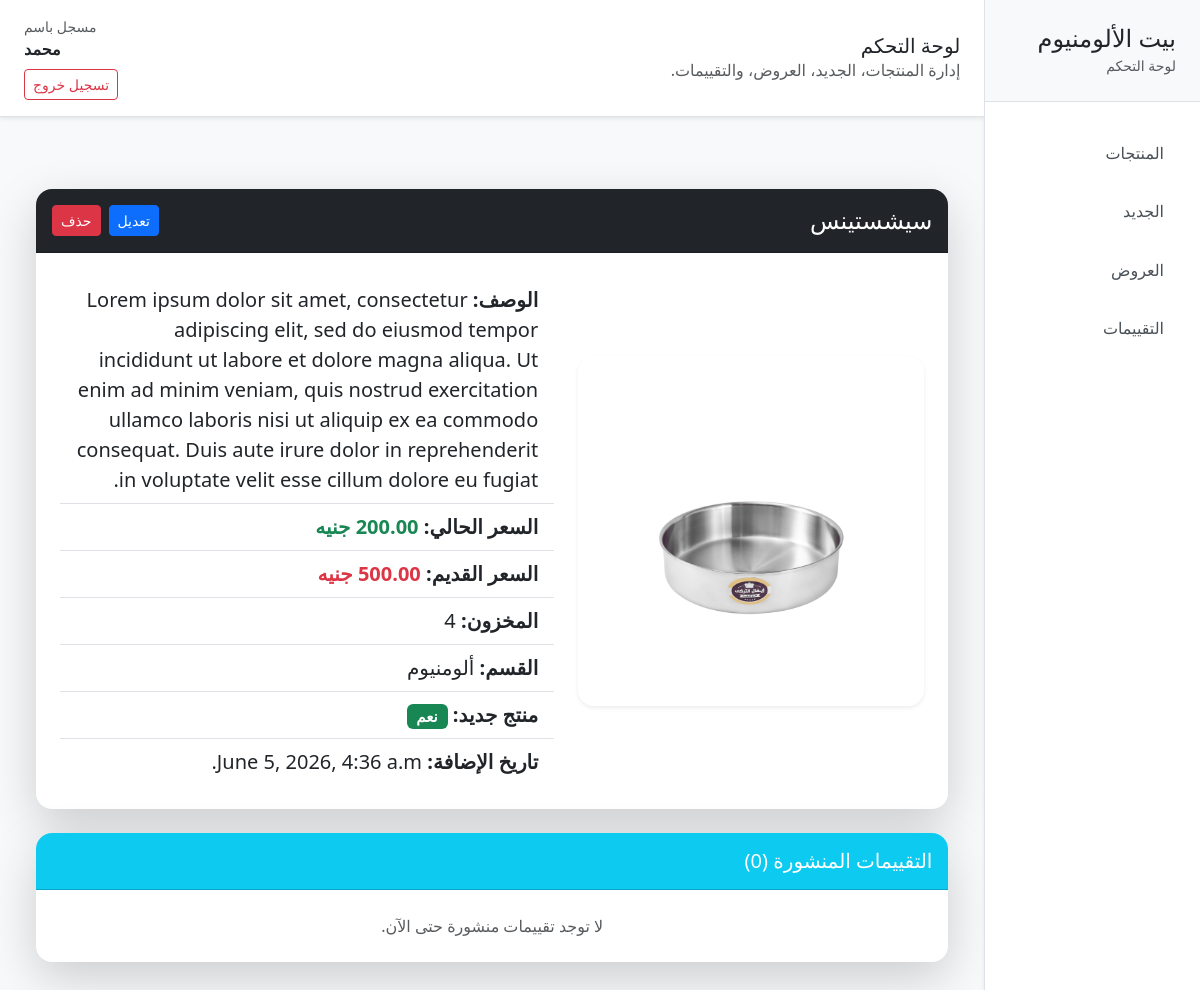
/2/details/ (signed in), run on an earlier commit of the app's database.
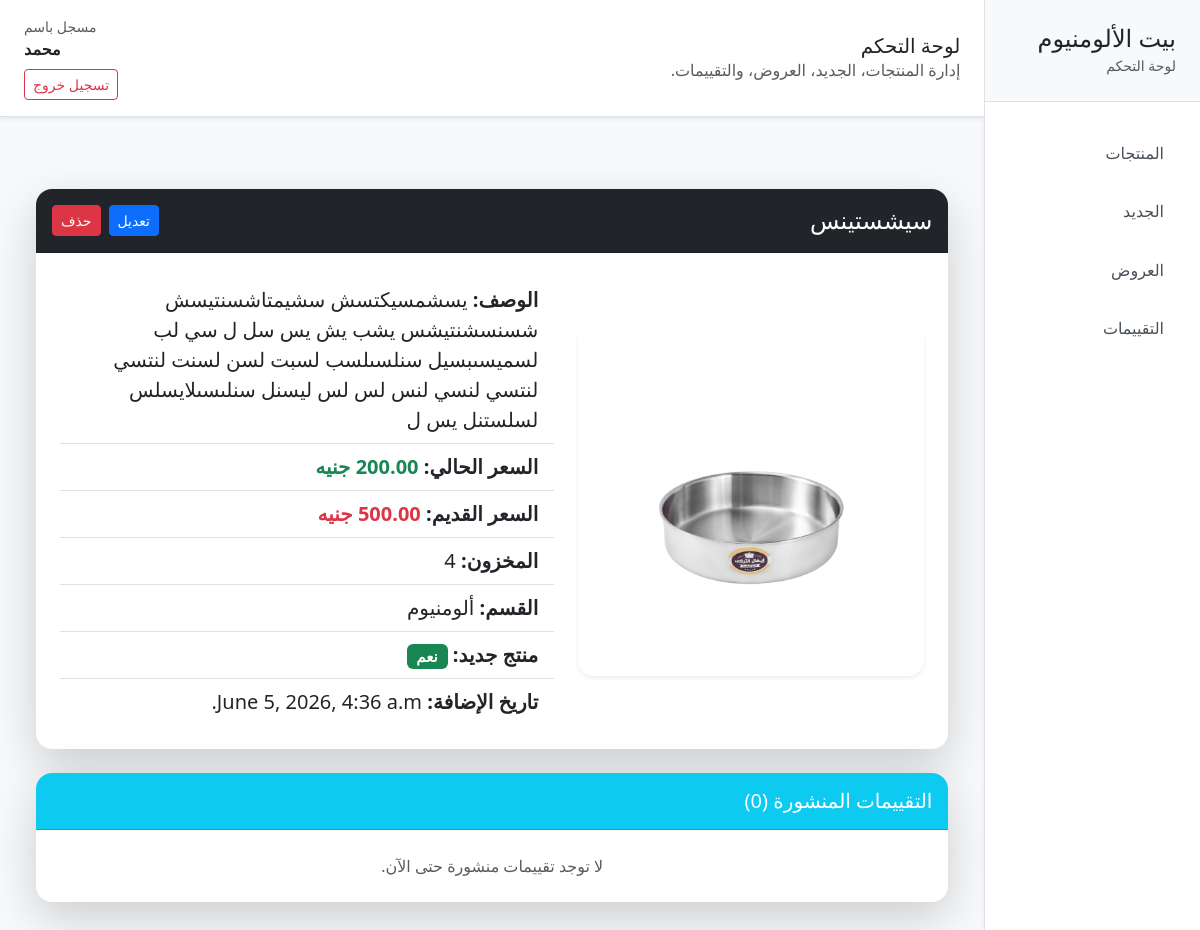
And on a later commit of the database.
### products/models.py (models this page shows, shortened)
class Product(models.Model):
    name = models.CharField(max_length=255)
    description = models.TextField()
    price = models.DecimalField(max_digits=10, decimal_places=2)
    old_price = models.DecimalField(
        max_digits=10,
        decimal_places=2,
        null=True,
        blank=True
    )
    image = models.ImageField(upload_to='products/')
    image_2 = models.ImageField(upload_to='products/', null=True, blank=True)
    image_3 = models.ImageField(upload_to='products/', null=True, blank=True)
    image_4 = models.ImageField(upload_to='products/', null=True, blank=True)
    image_5 = models.ImageField(upload_to='products/', null=True, blank=True)
    more_details = models.TextField(null=True, blank=True)
    specs = models.TextField(null=True, blank=True)
    features = models.TextField(null=True, blank=True)
    stock = models.PositiveIntegerField(default=0)
    category = models.ForeignKey(
        "products.Category",
        on_delete=models.CASCADE,
        related_name="products",
        null=True,
        blank=True
    )
    is_new = models.BooleanField(default=False)
    added_at = models.DateTimeField(auto_now_add=True)

class Category(models.Model):
    name = models.CharField(max_length=100)
    def __str__(self):
        return self.name

### products/views.py (the view)
# urls.py: path('<int:pk>/details/', views.product_details, name='product_details'),
@login_required
def product_details(request, pk):
    product = get_object_or_404(Product, pk=pk)
    approved_reviews = product.reviews.filter(approved=True).order_by('-created_at')
    context = {
        'product': product,
        'approved_reviews': approved_reviews,
    }
    return render(request, 'products/product_details.html', context)

### products/templates/products/product_details.html (shortened to what this page needs)
{% extends 'products/base.html' %} {% block content %}
<div class="container py-5">
  <div class="card shadow-lg border-0 rounded-4 overflow-hidden">
    <div
      class="card-header bg-dark text-white d-flex justify-content-between align-items-center py-3"
    >
      <h2 class="h4 mb-0">{{ product.name }}</h2>
      <div class="d-flex gap-2">
        <a
          href="{% url 'products:edit_product' product.id %}"
          class="btn btn-sm btn-primary w-50"
        >
          تعديل
        </a>
        <form
          method="POST"
          action="{% url 'products:delete_product' product.id %}"
          onsubmit="return confirm('هل أنت متأكد من حذف المنتج؟');"
        >
          <button type="submit" class="btn btn-danger btn-sm">حذف</button>
        </form>
      </div>
    </div>
    <div class="card-body p-4">
      <div class="row g-4 align-items-center">
        <div class="col-md-5">
          <img
            src="{{ product.image.url }}"
            class="img-fluid rounded-4 shadow-sm w-100"
            style="height: 350px; object-fit: cover"
            alt="{{ product.name }}"
          />
        </div>
        <div class="col-md-7">
          <ul class="list-group list-group-flush fs-5">
            <li class="list-group-item">
              <strong>الوصف:</strong>
              {{ product.description }}
            </li>
            <li class="list-group-item">
              <strong>السعر الحالي:</strong>
              <span class="text-success fw-bold">
                {{ product.price }} جنيه
              </span>
            </li>
            {% if product.old_price %}
            <li class="list-group-item">
              <strong>السعر القديم:</strong>
              <span class="text-danger fw-bold">
                {{ product.old_price }} جنيه
              </span>
            </li>
            {% endif %}
            <li class="list-group-item">
              <strong>المخزون:</strong>
              {{ product.stock }}
            </li>
            <li class="list-group-item">
              <strong>القسم:</strong>
              {{ product.category }}
            </li>
            <li class="list-group-item">
              <strong>منتج جديد:</strong>
              {% if product.is_new %}
              <span class="badge bg-success">نعم</span>
              {% else %}
              <span class="badge bg-secondary">لا</span>
              {% endif %}
            </li>
            <li class="list-group-item">
              <strong>تاريخ الإضافة:</strong>
              {{ product.added_at }}
            </li>
          </ul>
        </div>
      </div>
    </div>
  </div>
  <div class="card shadow-lg border-0 rounded-4 overflow-hidden mt-4">
    <div class="card-header bg-info text-white py-3">
      <h5 class="mb-0">التقييمات المنشورة ({{ approved_reviews|length }})</h5>
    </div>
    <div class="card-body p-4">
      {% if approved_reviews %}
      <div class="row g-3">
        {% for review in approved_reviews %}
        <div class="col-md-6">
          <div class="card border-light h-100">
            <div class="card-header bg-light">
              <div class="d-flex justify-content-between align-items-start">
                <div>
                  <h6 class="mb-0">{{ review.name }}</h6>
                  <small class="text-muted">{{ review.email }}</small>
                </div>
                <span class="badge bg-warning text-dark"
                  >⭐ {{ review.rating }}/5</span
                >
              </div>
            </div>
            <div class="card-body">
              <p class="card-text">{{ review.comment }}</p>
            </div>
            <div class="card-footer bg-light">
              <small class="text-muted"
                >{{ review.created_at|date:'d/m/Y H:i' }}</small
              >
            </div>
          </div>
        </div>
        {% endfor %}
      </div>
      {% else %}
      <p class="text-muted text-center mb-0">
        لا توجد تقييمات منشورة حتى الآن.
      </p>
      {% endif %}
    </div>
  </div>
</div>
{% endblock %}

What changed in the data, as far as the page shows it:
changed Product "سيشستينس": description "Lorem ipsum dolor sit amet, consectetur adipiscing elit, sed do eiusmod tempor incididunt ut labore et dolore magna aliqua. Ut enim ad minim veniam, quis nostrud exercitation ullamco laboris nisi ut aliquip ex ea commodo consequat. Duis aute irure dolor in reprehenderit in voluptate velit esse cillum dolore eu fugiat." → "يسشمسيكتسش سشيمتاشسنتيسش شسنسشنتيشس يشب يش يس سل ل سي لب لسميسىبسيل سنلسىلسب لسبت لسن لسنت لنتسي لنتسي لنسي لنس لس لس ليسنل سنلىسىلايسلس لسلستنل يس ل"
